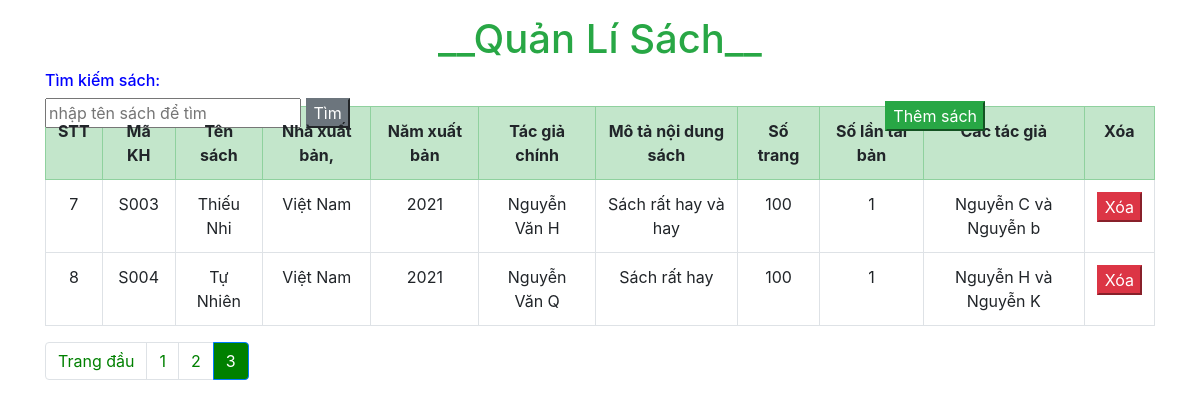
/?page=3, run on the app's committed database.
### tables this page shows
CREATE TABLE `tbl_sach` (
  `id` int(11) NOT NULL,
  `masach` varchar(100) NOT NULL,
  `tensach` text NOT NULL,
  `nhaxb` text NOT NULL,
  `namxb` text NOT NULL,
  `chubien` text NOT NULL,
  `mota` text NOT NULL,
  `sotrang` int(100) NOT NULL,
  `taiban` text NOT NULL,
  `tacgia2` text NOT NULL
);

### index.php (the view, shortened to what this page needs)
<!DOCTYPE html>
<html>
<head>
	<link rel="stylesheet" href="https://maxcdn.bootstrapcdn.com/bootstrap/4.4.1/css/bootstrap.min.css">
</head>
<body>
	<div class="container">
		<h1 class="text-center text-success">__Quản Lí Sách__</h1>
		<a href="them.php"><button class="btn-success">Thêm sách</button></a>
		<div>
			<form id="tkform" action="timkiem.php" method="get">
				<h6 style="color: blue;">Tìm kiếm sách: </h6>
				<input type="text" name="tk" placeholder="nhập tên sách để tìm ">
				<input class="btn-secondary" type="submit" name="tim" value="Tìm">
			</form>
		</div>
		<table class="table table-bordered table-hover text-center">
			<tr class="table-success">
				<th>STT</th>
				<th>Mã KH</th>
				<th>Tên sách</th>
				<th>Nhà xuất bản,</th>
				<th>Năm xuất bản</th>
				<th>Tác giả chính</th>
				<th>Mô tả nội dung sách</th>
				<th>Số trang</th>
				<th>Số lần tái bản</th>
				<th>Các tác giả</th>
				<th>Xóa</th>
			</tr>
			<?php
			require_once("kiemtraconnect.php");
			$result = mysqli_query($connect, 'SELECT count(id) AS total FROM tbl_sach');
			$row = mysqli_fetch_assoc($result);
			$total_records = $row['total'];
			$current_page = isset($_GET['page']) ? $_GET['page'] : 1;
			$limit = 3;
			$total_page = ceil($total_records / $limit);
			$start = ($current_page - 1) * $limit;
			$result = mysqli_query($connect, "SELECT * FROM tbl_sach LIMIT $start,$limit");
			if (mysqli_num_rows($result) > 0) {
				while ($ds = mysqli_fetch_array($result, MYSQLI_ASSOC)) {
			?><br>
					<tr>
						<td><?php echo ++$start; ?></td>
						<td><?php echo $ds['masach']; ?></td>
						<td><?php echo $ds['tensach']; ?></td>
						<td><?php echo $ds['nhaxb']; ?></td>
						<td><?php echo $ds['namxb']; ?></td>
						<td><?php echo $ds['chubien']; ?></td>
						<td><?php echo $ds['mota']; ?></td>
						<td><?php echo $ds['sotrang']; ?></td>
						<td><?php echo $ds['taiban']; ?></td>
						<td><?php echo $ds['tacgia2']; ?></td>
						<td>
							<button class="btn-danger"><a style="color: white;" id="xoa" href="xoa.php?id=<?php echo $ds['id']; ?>" onclick="return confirm('Bạn có muốn xóa không.')">Xóa</button>
						</td>
					</tr>
			<?php }
			} ?>
		</table>
		<ul class="pagination">
			<?php
			if ($total_page > 1) {
				if ($current_page > 1) {
					echo '<li class="page-item"><a class="page-link" href="?page=' . ($current_page - 1) . '">Trang đầu</a></li>';
				}
				for ($i = 0; $i < $total_page; $i++) {
					if ($current_page == ($i + 1)) {
						echo '<li class="page-item active"><a class="page-link" href="#">' . ($i + 1) . '</a></li>';
					} else {
						echo '<li class="page-item"><a class="page-link" href="?page=' . ($i + 1) . '">' . ($i + 1) . '</a></li>';
					}
				}
			}
			?>
		</ul>
	</div>
</body>
</html>

### index.php (style rules this page uses)
h1 { margin-top: 15px; }
table { margin-top: -70px; }
.btn-success { position: absolute; right: 215px; margin-top: 30px; }
.pagination li a { color: green; }
.page-item.active .page-link { background-color: green; }

### data on the page
tbl_sach: masach "S003", tensach "Thiếu Nhi", nhaxb "Việt Nam", namxb "2021", chubien "Nguyễn Văn H", mota "Sách rất hay và hay", sotrang "100", taiban "1", tacgia2 "Nguyễn C và Nguyễn b"
tbl_sach: masach "S004", tensach "Tự Nhiên", nhaxb "Việt Nam", namxb "2021", chubien "Nguyễn Văn Q", mota "Sách rất hay", sotrang "100", taiban "1", tacgia2 "Nguyễn H và Nguyễn K"
